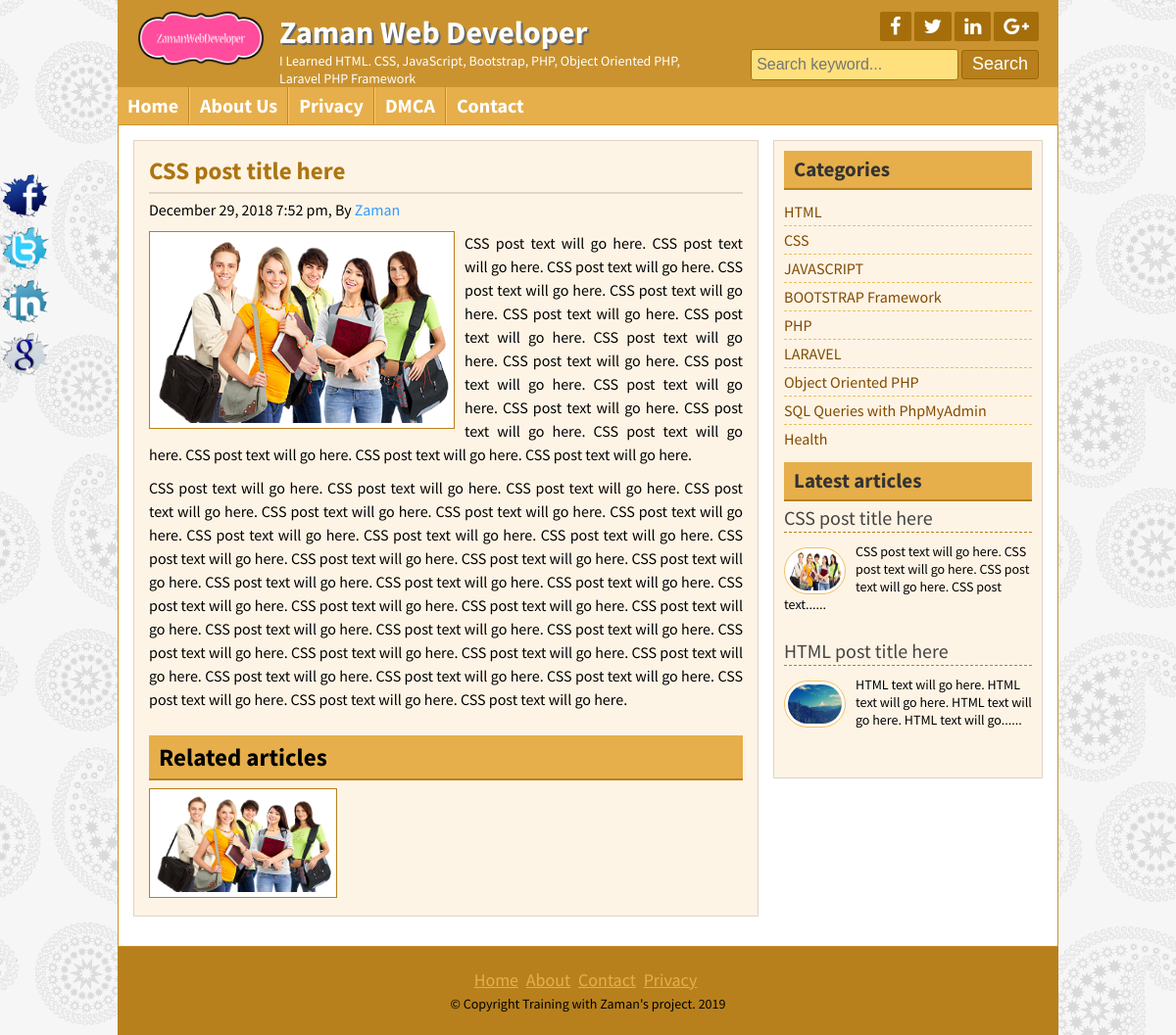
/post.php?id=22, run on an earlier commit of the app's database.
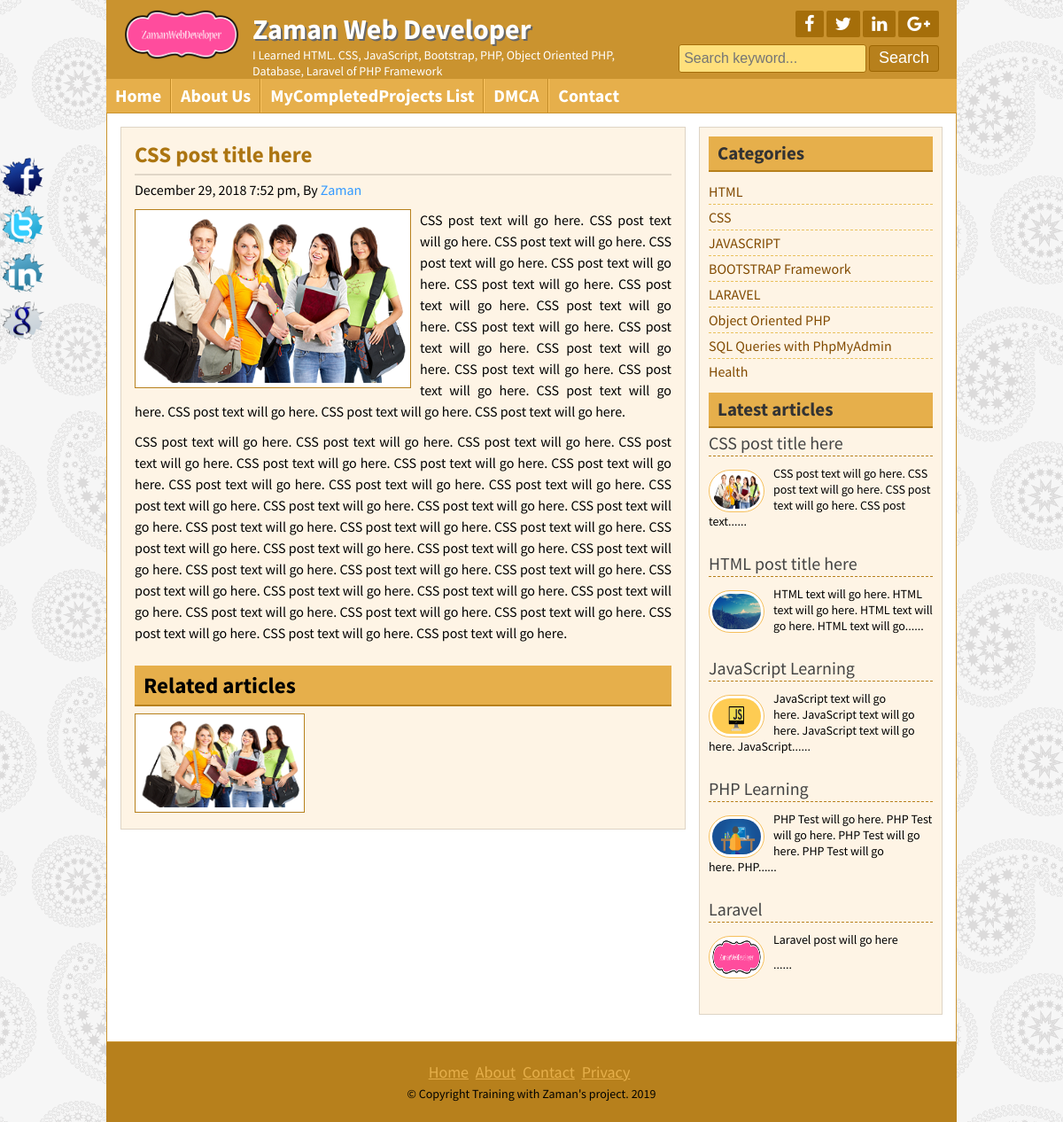
And on a later commit of the database.
### tables this page shows
CREATE TABLE `title_slogan` (
  `id` int(11) NOT NULL,
  `title` varchar(255) NOT NULL,
  `slogan` varchar(255) NOT NULL,
  `logo` varchar(255) NOT NULL
);

CREATE TABLE `tbl_social` (
  `id` int(11) NOT NULL,
  `fb` varchar(255) NOT NULL,
  `tw` varchar(255) NOT NULL,
  `ln` varchar(255) NOT NULL,
  `gp` varchar(255) NOT NULL
);

CREATE TABLE `tbl_page` (
  `id` int(11) NOT NULL,
  `name` varchar(255) NOT NULL,
  `body` text NOT NULL
);

CREATE TABLE `tbl_post` (
  `id` int(11) NOT NULL,
  `cat` int(11) NOT NULL,
  `title` varchar(2555) NOT NULL,
  `body` text NOT NULL,
  `image` varchar(255) NOT NULL,
  `author` varchar(50) NOT NULL,
  `tags` varchar(255) NOT NULL,
  `date` timestamp NOT NULL DEFAULT CURRENT_TIMESTAMP,
  `userid` int(11) NOT NULL
);

CREATE TABLE `tbl_category` (
  `id` int(11) NOT NULL,
  `name` varchar(50) NOT NULL
);

CREATE TABLE `tbl_footer` (
  `id` int(11) NOT NULL,
  `note` varchar(255) NOT NULL
);

### lib/Database.php (called while the page is built, shortened)
<?php
Class Database{
	public $host   = DB_HOST;
	public $user   = DB_USER;
	public $pass   = DB_PASS;
	public $dbname = DB_NAME;
	public $link;
	private function connectDB(){
	$this->link = new mysqli($this->host, $this->user, $this->pass, $this->dbname);
 }
	public function select($query){
		$result = $this->link->query($query) or die($this->link->error.__LINE__);
		if($result->num_rows > 0){
			return $result;
		} else {
			return false;
		}
	}
}

### helpers/Format.php (called while the page is built, shortened)
<?php
class Format{
    public function formateDate($date){
        return date('F j, Y g:i a', strtotime($date));
    }
    public function textShorten($text, $limit = 400){
        $text = $text. " ";
        $text = substr($text, 0, $limit);
        $text = substr($text, 0, strripos($text, ' '));
        $text = $text."......";
        return $text;
    }
}
?>

### post.php (the view)
<?php include 'inc/header.php'?>
<?php
    if (!isset($_GET['id']) || $_GET['id'] == null ){
        header("Location: 404.php");
    }else{
        $id = $_GET['id'];
    }
?>
	<div class="contentsection contemplete clear">
		<div class="maincontent clear">
			<div class="about">
<?php
			$query = "select * from tbl_post where id=$id";
			$post = $db->select($query);
            if ($post){
            	while ($result=$post->fetch_assoc()){
?>
				<h2><?php echo $result['title'];?></h2>
                    <h4><?php echo $fm->formateDate($result['date']);?>, By <a href="#"><?php echo $result['author'];?></a></h4>
                    <img src="zaman/<?php echo $result['image'];?>" alt="post image"/>
                    <?php echo $result['body'];?>
				<div class="relatedpost clear">
					<h2>Related articles</h2>
                    <?php
                        $catId = $result['cat'];
                        $queryReleted = "select * from tbl_post where cat='$catId' order by rand() limit 6";
                        $postReleted = $db->select($queryReleted);
                        if ($postReleted) {
                            while ($resultReleted = $postReleted->fetch_assoc()) {
                                ?>
                                <a href="post.php?id=<?php echo $resultReleted['id'];?>">
                                    <img src="zaman/<?php echo $resultReleted['image'];?>" alt="post image"/>
                                </a>
                                <?php
                            }
                        }else{
                            echo "No Releted Post Available!!!";
                        }
                     ?>
				</div>
                <?php } }else{ header("Location: 404.php"); } ?>
	</div>
		</div>
	<?php include 'inc/sidebar.php'?>
	</div>
<?php include 'inc/footer.php'?>

### inc/header.php (shortened to what the changed rows need)
<?php include 'lib/Database.php'; ?>
<?php include 'helpers/Format.php'; ?>
<?php
    $db = new Database();
    $fm = new Format();
?>
<!DOCTYPE html>
<html>
<head>
	<link rel="stylesheet" href="font-awesome-4.5.0/css/font-awesome.css">
	<link rel="stylesheet" href="css/nivo-slider.css" type="text/css" media="screen" />
	<link rel="stylesheet" href="style.css">
</head>
<body>
	<div class="headersection templete clear">
		<a href="index.php">
			<div class="logo">
<?php
                    $query = "SELECT * FROM title_slogan WHERE id='1'";
                    $blog_title = $db->select($query);
                    if ($blog_title) {
                        while ($result = $blog_title->fetch_assoc()) {
?>
				<img src="zaman/<?php echo $result['logo'];?>" alt="Logo"/>
				<h2><?php echo $result['title'];?></h2>
				<p><?php echo $result['slogan'];?></p>
<?php
		}
	}
?>
			</div>
		</a>
		<div class="social clear">
			<div class="icon clear">
<?php
                    $query = "SELECT * FROM tbl_social WHERE id='1'";
                    $socialmedia = $db->select($query);
                    if ($socialmedia) {
                        while ($result = $socialmedia->fetch_assoc()) {
?>
				<a href="<?php echo $result['fb'];?>" target="_blank"><i class="fa fa-facebook"></i></a>
				<a href="<?php echo $result['tw'];?>" target="_blank"><i class="fa fa-twitter"></i></a>
				<a href="<?php echo $result['ln'];?>" target="_blank"><i class="fa fa-linkedin"></i></a>
				<a href="<?php echo $result['gp'];?>" target="_blank"><i class="fa fa-google-plus"></i></a>
<?php } }?>
			</div>
		</div>
	</div>
<div class="navsection templete">
	<ul>
<?php
            $query = "SELECT * FROM tbl_page";
            $pages = $db->select($query);
            if ($pages) {
                while ($result = $pages->fetch_assoc()) {
?>
        <li><a
        <?php
        	if (isset($_GET['pageid']) && $_GET['pageid'] == $result['id'] ) {
        		echo 'id="active"';
        	}
       	?>
        href="page.php?pageid=<?php echo $result['id']; ?>"><?php echo $result['name']; ?></a></li>
<?php } }?>
	</ul>
</div>

### inc/sidebar.php
<div class="sidebar clear">
			<div class="samesidebar clear">
				<h2>Categories</h2>
					<ul>
                        <?php
                            $query = "select * from tbl_category";
                            $category = $db->select($query);
                            if ($category) {
                                while ($result = $category->fetch_assoc()) {
                        ?>
                                    <li><a href="posts.php?category=<?php echo $result['id'];?>"><?php echo $result['name'];?></a></li>
                        <?php
                                }
                            }else{
                                ?><li>No Category Created</li><?php
                            }
                        ?>
					</ul>
			</div>
			<div class="samesidebar clear">
				<h2>Latest articles</h2>
			<?php
				$query = "select * from tbl_post limit 5";
				$post = $db->select($query);
	            if ($post){
	            	while ($result=$post->fetch_assoc()){
			?>
					<div class="popular clear">
							<h3><a href="post.php?id=<?php echo $result['id'];?>"><?php echo $result['title'];?></a></h3>
						<a href="post.php?id=<?php echo $result['id'];?>">
							<img src="zaman/<?php echo $result['image'];?>" alt="post image"/>
						</a>
						<?php echo $fm->textShorten($result['body'],120);?>
					</div>
            <?php } }else{header("Location:404.php");}?>
			</div>
		</div>

### inc/footer.php (shortened to what the changed rows need)
<div class="footersection templete clear">
	  <div class="footermenu clear">
		<ul>
		</ul>
	  </div>
<?php
                    $query = "SELECT * FROM tbl_footer WHERE id='1'";
                    $footernote = $db->select($query);
                    if ($footernote) {
                        while ($result = $footernote->fetch_assoc()) {
?>
	  <p>&copy; <?php echo $result['note'];?> <?php echo date('Y');?></p>
<?php } }
?>
	</div>
	<div class="fixedicon clear">
<?php
                    $query = "SELECT * FROM tbl_social WHERE id='1'";
                    $socialmedia = $db->select($query);
                    if ($socialmedia) {
                        while ($result = $socialmedia->fetch_assoc()) {
?>
		<a href="<?php echo $result['fb'];?>" target="_blank"><img src="images/fb.png" alt="Facebook"/></a>
		<a href="<?php echo $result['tw'];?>" target="_blank"><img src="images/tw.png" alt="Twitter"/></a>
		<a href="<?php echo $result['ln'];?>" target="_blank"><img src="images/in.png" alt="LinkedIn"/></a>
		<a href="<?php echo $result['gp'];?>" target="_blank"><img src="images/gl.png" alt="GooglePlus"/></a>
<?php } }?>
	</div>
</body>
</html>

What changed in the data, as far as the page shows it:
removed tbl_page: name "Privacy"
removed tbl_category: name "PHP"
changed title_slogan "Zaman Web Developer": slogan "I Learned HTML. CSS, JavaScript, Bootstrap, PHP, Object Oriented PHP, Laravel PHP Framework" → "I Learned HTML. CSS, JavaScript, Bootstrap, PHP, Object Oriented PHP, Database, Laravel of PHP Framework"
added tbl_page: name "MyCompletedProjects List"
added tbl_post: title "JavaScript Learning", image (picture), body "JavaScript text will go here. JavaScript text will go here. JavaScript text will go here. JavaScript......", shown under "Latest articles"
added tbl_post: title "PHP Learning", image (picture), body "PHP Test will go here. PHP Test will go here. PHP Test will go here. PHP Test will go here. PHP......", shown under "Latest articles"
added tbl_post: title "Laravel", image (picture), body "Laravel post will go here ......", shown under "Latest articles"
